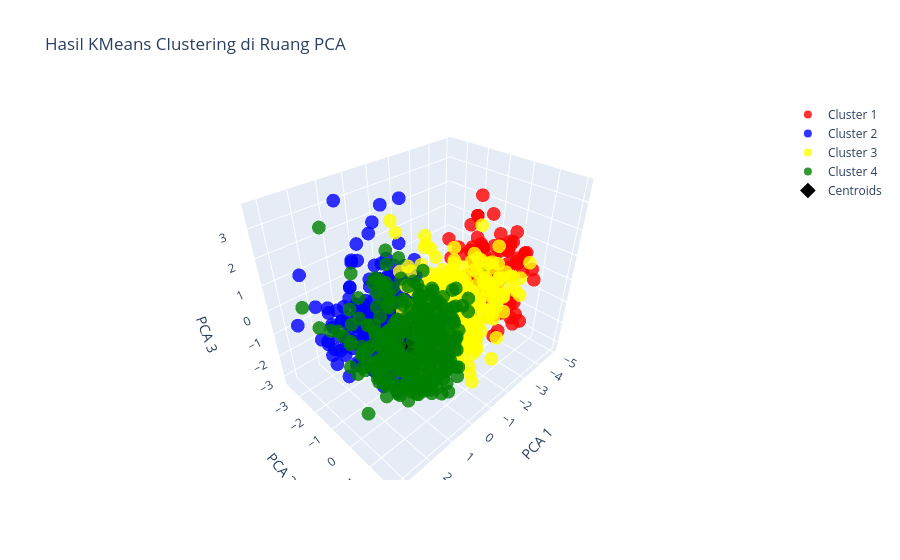

This figure's notebook cell:
### Code cell
import plotly.graph_objects as go

trace1 = go.Scatter3d(
    x=cleaned_pca_df[y_kmeans == 0].iloc[:, 0],
    y=cleaned_pca_df[y_kmeans == 0].iloc[:, 1],
    z=cleaned_pca_df[y_kmeans == 0].iloc[:, 2],
    mode='markers',
    marker=dict(size=8, color='red', opacity=0.8),
    name='Cluster 1'
)

trace2 = go.Scatter3d(
    x=cleaned_pca_df[y_kmeans == 1].iloc[:, 0],
    y=cleaned_pca_df[y_kmeans == 1].iloc[:, 1],
    z=cleaned_pca_df[y_kmeans == 1].iloc[:, 2],
    mode='markers',
    marker=dict(size=8, color='blue', opacity=0.8),
    name='Cluster 2'
)

trace3 = go.Scatter3d(
    x=cleaned_pca_df[y_kmeans == 2].iloc[:, 0],
    y=cleaned_pca_df[y_kmeans == 2].iloc[:, 1],
    z=cleaned_pca_df[y_kmeans == 2].iloc[:, 2],
    mode='markers',
    marker=dict(size=8, color='yellow', opacity=0.8),
    name='Cluster 3'
)

trace4 = go.Scatter3d(
    x=cleaned_pca_df[y_kmeans == 3].iloc[:, 0],
    y=cleaned_pca_df[y_kmeans == 3].iloc[:, 1],
    z=cleaned_pca_df[y_kmeans == 3].iloc[:, 2],
    mode='markers',
    marker=dict(size=8, color='green', opacity=0.8),
    name='Cluster 4'
)

# Scatter plot untuk menampilkan centroid dari K-Means di ruang PCA
centroids_pca = go.Scatter3d(
    x=kmeansmodel.cluster_centers_[:, 0],
    y=kmeansmodel.cluster_centers_[:, 1],
    z=kmeansmodel.cluster_centers_[:, 2],
    mode='markers',
    marker=dict(size=12, color='black', symbol='diamond', opacity=1),
    name='Centroids'
)

# Membuat layout
layout = go.Layout(
    title='Hasil KMeans Clustering di Ruang PCA',
    scene=dict(
        xaxis_title='PCA 1',
        yaxis_title='PCA 2',
        zaxis_title='PCA 3'
    ),
    showlegend=True
)

fig = go.Figure(data=[trace1, trace2, trace3, trace4, centroids_pca], layout=layout)

fig.show()

### Figure 1 — Plotly figure (JSON) as saved in the notebook; plotly's stock layout.template omitted (floating-point values rounded to 4 significant figures; data arrays with more than 128 entries replaced by an {"elided": "..."} marker saying what was removed)
{"data": [{"marker": {"color": "red", "opacity": 0.8, "size": 8}, "mode": "markers", "name": "Cluster 1", "type": "scatter3d", "x": [-4.146, -4.471, -3.624, -4.344, -3.199, -3.2, -3.744, -2.229, -3.213, -2.975, -3.837, -3.682, -3.41, -3.827, -3.482, -3.767, -2.234, -4.708, -4.48, -3.94, -2.869, -2.434, -3.704, -2.473, -4.05, -4.311, -3.559, -3.646, -3.644, -3.207, -3.704, -3.497, -3.147, -3.271, -2.745, -3.522, -3.401, -2.061, -3.414, -4.155, -3.411, -2.353, -4.409, -4.497, -4.39, -3.318, -4.945, -3.354, -4.001, -4.549, -3.749, -3.621, -2.523, -2.997, -3.57, -4.594, -4.501, -4.631, -4.497, -3.356, -2.019, -2.698, -4.903, -3.595, -1.386, -3.621, -4.288, -4.294, -3.945, -3.721, -3.608, -3.482, -4.788, -4.374, -3.835, -2.461, -2.059, -4.352, -2.0, -4.018, -3.496, -4.105, -2.943, -3.114, -2.101, -3.863, -3.835, -4.015, -3.151, -2.131, -2.701, -4.797, -4.797, -3.58], "y": [0.1654, -0.2035, -1.674, -0.739, -0.9754, 0.7529, 0.04769, -0.05653, -2.018, -0.663, -0.7679, 0.3354, 0.4869, 0.3249, -0.6823, -1.304, -0.5079, -0.9444, -1.551, 0.7672, -0.9283, -0.6497, -1.115, 0.00789, -1.031, -0.4073, -0.9357, -0.4094, 1.047, 0.159, 0.5945, -0.7645, 1.135, 0.1124, 0.4502, 0.7649, 1.222, -0.05446, -0.6991, -1.202, -0.03559, 0.6623, 0.5483, -3.02, 0.6707, 0.08934, 0.82, -1.065, 0.8439, -1.032, 0.01099, 0.8556, 0.7758, -0.2556, -1.136, -0.585, 0.1018, 0.1969, -0.1657, -0.01437, 0.8912, -1.406, 0.7072, -1.295, -0.6469, 0.789, 0.1237, -1.595, 0.2434, -0.4178, 0.125, -0.938, -0.4972, -0.406, 1.108, -0.9278, -1.471, -0.6613, -1.553, 0.6474, -0.6205, -1.1, -1.295, -0.6168, 0.1345, 0.5999, -1.49, 0.7932, 0.5223, 1.172, -1.527, -1.962, -1.962, -0.6627], "z": [0.08878, 0.5313, -0.9789, -0.1827, -0.3405, 0.9423, -0.2296, 0.188, 0.8069, -0.4323, 0.3659, -1.691, -2.338, 1.22, 0.1604, 0.5205, 0.07974, -1.401, 2.323, -2.134, 0.7391, -1.667, -1.575, -0.01552, 0.4923, 0.5032, 1.152, 0.3518, 1.205, 0.8977, -0.9183, -1.559, -1.177, -0.6644, -1.275, 0.2654, 0.7498, -0.4524, -0.5674, 0.5458, -0.6775, 0.5601, -2.041, -1.002, 0.8375, 0.1604, -0.5232, 0.6484, 1.049, 1.718, 0.2802, 0.8078, 2.344, -0.03303, 0.3653, 0.5758, 1.411, 0.2935, 0.5291, 1.261, 0.1651, -0.9641, -0.09042, -0.9868, -1.928, 0.8395, 1.104, -0.2915, 1.302, -0.9049, -1.847, -2.45, -0.682, -0.9269, -1.733, -3.074, -2.383, -1.421, -1.487, -1.214, -1.082, 0.4994, 0.8503, 0.2636, 1.293, -1.244, 1.368, 0.8385, 0.2566, -1.389, -0.5665, 1.243, 1.243, 0.8119]}, {"marker": {"color": "blue", "opacity": 0.8, "size": 8}, "mode": "markers", "name": "Cluster 2", "type": "scatter3d", "x": {"elided": "278 float values"}, "y": {"elided": "278 float values"}, "z": {"elided": "278 float values"}}, {"marker": {"color": "yellow", "opacity": 0.8, "size": 8}, "mode": "markers", "name": "Cluster 3", "type": "scatter3d", "x": {"elided": "247 float values"}, "y": {"elided": "247 float values"}, "z": {"elided": "247 float values"}}, {"marker": {"color": "green", "opacity": 0.8, "size": 8}, "mode": "markers", "name": "Cluster 4", "type": "scatter3d", "x": {"elided": "357 float values"}, "y": {"elided": "357 float values"}, "z": {"elided": "357 float values"}}, {"marker": {"color": "black", "opacity": 1, "size": 12, "symbol": "diamond"}, "mode": "markers", "name": "Centroids", "type": "scatter3d", "x": [-3.56, 0.9514, -1.127, 1.152], "y": [-0.3068, -0.8659, 0.436, 0.561], "z": [-0.1223, -0.168, 0.1247, 0.04696]}], "layout": {"scene": {"xaxis": {"title": {"text": "PCA 1"}}, "yaxis": {"title": {"text": "PCA 2"}}, "zaxis": {"title": {"text": "PCA 3"}}}, "showlegend": true, "title": {"text": "Hasil KMeans Clustering di Ruang PCA"}}}
